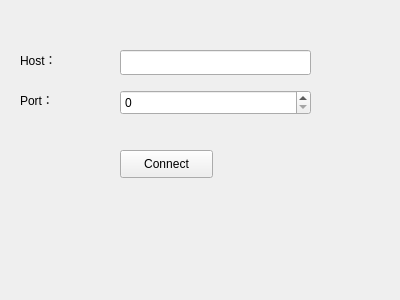
<?xml version="1.0" encoding="UTF-8"?>
<ui version="4.0">
 <class>TcpControl</class>
 <widget class="QWidget" name="TcpControl">
  <property name="geometry">
   <rect>
    <x>0</x>
    <y>0</y>
    <width>400</width>
    <height>300</height>
   </rect>
  </property>
  <property name="windowTitle">
   <string>Form</string>
  </property>
  <widget class="QLabel" name="label">
   <property name="geometry">
    <rect>
     <x>20</x>
     <y>50</y>
     <width>69</width>
     <height>19</height>
    </rect>
   </property>
   <property name="text">
    <string>Host：</string>
   </property>
  </widget>
  <widget class="QLabel" name="label_2">
   <property name="geometry">
    <rect>
     <x>20</x>
     <y>90</y>
     <width>69</width>
     <height>19</height>
    </rect>
   </property>
   <property name="text">
    <string>Port：</string>
   </property>
  </widget>
  <widget class="QPushButton" name="pbConnect">
   <property name="geometry">
    <rect>
     <x>120</x>
     <y>150</y>
     <width>93</width>
     <height>28</height>
    </rect>
   </property>
   <property name="text">
    <string>Connect</string>
   </property>
  </widget>
  <widget class="QLineEdit" name="leHost">
   <property name="geometry">
    <rect>
     <x>120</x>
     <y>50</y>
     <width>191</width>
     <height>25</height>
    </rect>
   </property>
  </widget>
  <widget class="QSpinBox" name="sbPort">
   <property name="geometry">
    <rect>
     <x>120</x>
     <y>90</y>
     <width>191</width>
     <height>25</height>
    </rect>
   </property>
  </widget>
 </widget>
 <resources/>
 <connections/>
</ui>
